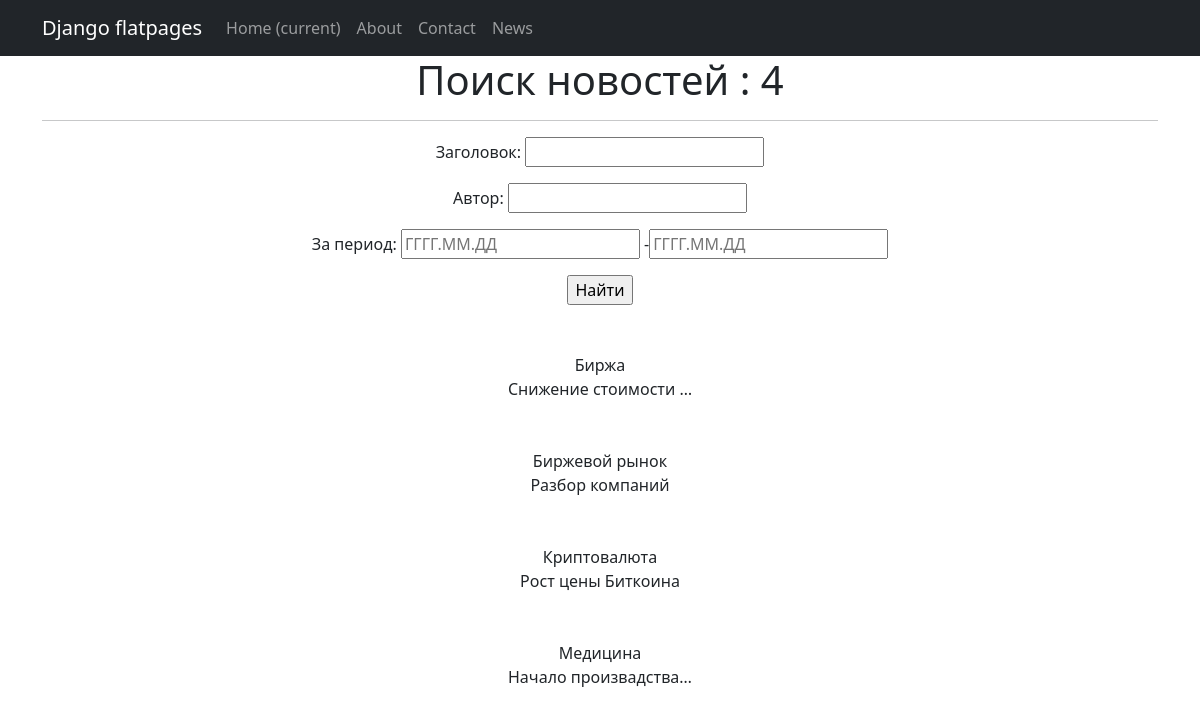
/news/search, run on the app's committed database.
### news/models.py (models this page shows, shortened)
class Post(LikeMix, models.Model):
    news = 'NE'
    article = 'AR'
    POST_TYPES = [
        (news, 'Новость'),
        (article, 'Статья'),
    ]
    author = models.ForeignKey(Author, on_delete=models.PROTECT, verbose_name='Автор')
    post_type = models.CharField(max_length=2, choices=POST_TYPES, default=article, verbose_name='Вид поста')
    time_create = models.DateTimeField(auto_now_add=True, verbose_name='Дата создания')
    time_update = models.DateTimeField(auto_now=True, verbose_name='Дата изменения')
    categories = models.ManyToManyField(Category, through=PostCategory)
    title = models.CharField(max_length=72, default='Default title', verbose_name='Заголовок')
    content = models.CharField(max_length=2048, default='Default content', verbose_name='Контент')
    rating = models.IntegerField(default=0)

### news/views.py (the view)
# urls.py: path('news/search', SearchPostList.as_view(), name='news_search'),
class SearchPostList(ListView):
    model = Post
    ordering = 'title'
    template_name = 'news_search.html'
    context_object_name = 'news_search'
    def get_queryset(self):
        queryset = super().get_queryset()
        self.filterset = PostFilter(self.request.GET, queryset)
        return self.filterset.qs
    def get_context_data(self, **kwargs):
        context = super().get_context_data(**kwargs)
        context['filterset'] = self.filterset
        return context

### templates/news_search.html (shortened to what this page needs)
{% extends 'flatpages/default.html' %}
{% load custom_filters %}
{% block content %}
    <h1> Поиск новостей : {{ news_search|length }} </h1>
    <hr>
    <form action="" method="get">
        {{ filterset.form.as_p }}
        <input type="submit" value="Найти" />
    </form>
    {% for new in news_search%}
    <div>
        <br>
        <br>
        {{new.title}}
        <br>
        {{new.content|truncatechars:20}}
        <br>
    </div>
    {%endfor%}
{% endblock content %}

### data on the page
Post: title "Биржа", content "Снижение стоимости …"
Post: title "Биржевой рынок", content "Разбор компаний"
Post: title "Криптовалюта", content "Рост цены Биткоина"
Post: title "Медицина", content "Начало произвадства…"

### other printed values
{{ news_search|length }} "4"
